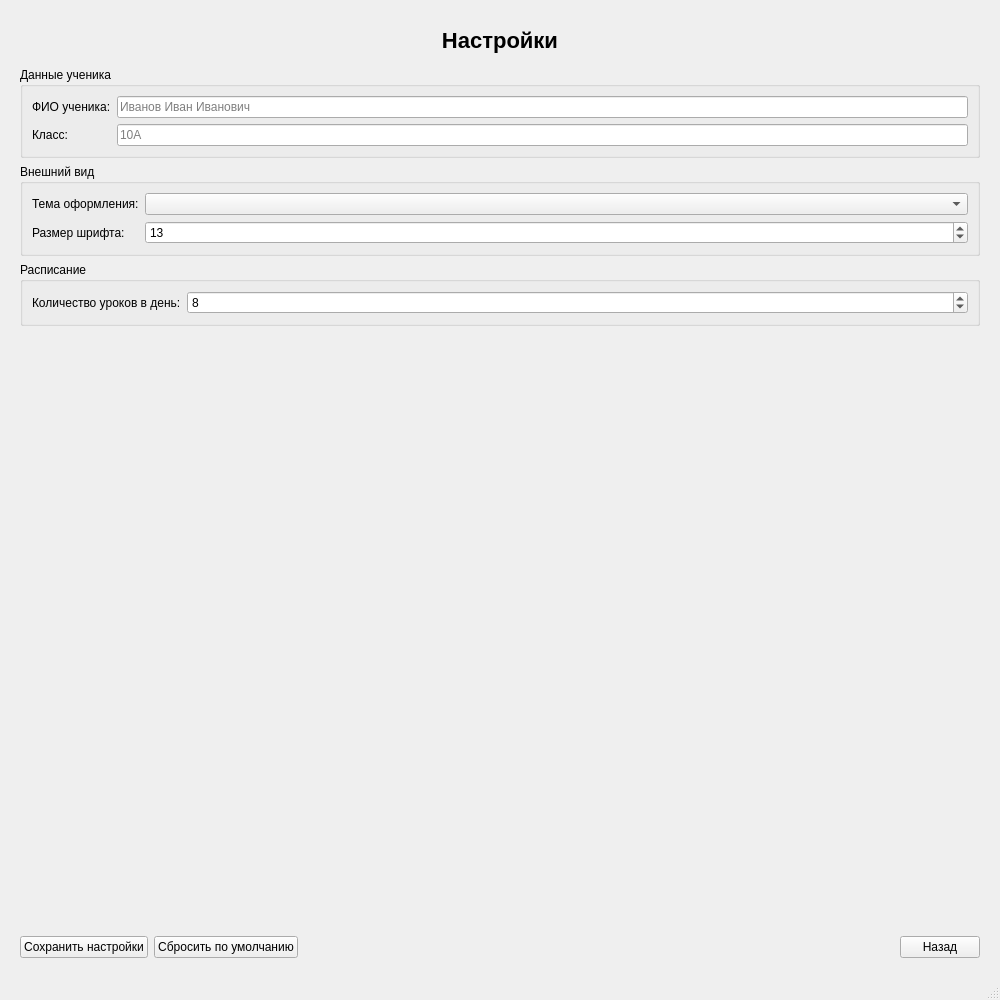
<?xml version="1.0" encoding="UTF-8"?>
<ui version="4.0">
 <class>MainWindow</class>
 <widget class="QMainWindow" name="MainWindow">
  <property name="geometry">
   <rect>
    <x>0</x>
    <y>0</y>
    <width>1000</width>
    <height>1000</height>
   </rect>
  </property>
  <property name="windowTitle">
   <string>Настройки</string>
  </property>
  <widget class="QWidget" name="centralwidget">
   <layout class="QVBoxLayout" name="mainLayout">
    <property name="leftMargin"><number>20</number></property>
    <property name="topMargin"><number>20</number></property>
    <property name="rightMargin"><number>20</number></property>
    <property name="bottomMargin"><number>20</number></property>
    <item>
     <widget class="QLabel" name="title_label">
      <property name="text"><string>Настройки</string></property>
      <property name="alignment"><set>Qt::AlignCenter</set></property>
      <property name="styleSheet"><string notr="true">font-size: 22px; font-weight: bold; padding: 8px;</string></property>
     </widget>
    </item>
    <item>
     <widget class="QGroupBox" name="group_student">
      <property name="title"><string>Данные ученика</string></property>
      <layout class="QFormLayout" name="form_student">
       <item row="0" column="0">
        <widget class="QLabel" name="label_name">
         <property name="text"><string>ФИО ученика:</string></property>
        </widget>
       </item>
       <item row="0" column="1">
        <widget class="QLineEdit" name="line_student_name">
         <property name="placeholderText"><string>Иванов Иван Иванович</string></property>
        </widget>
       </item>
       <item row="1" column="0">
        <widget class="QLabel" name="label_class">
         <property name="text"><string>Класс:</string></property>
        </widget>
       </item>
       <item row="1" column="1">
        <widget class="QLineEdit" name="line_student_class">
         <property name="placeholderText"><string>10А</string></property>
        </widget>
       </item>
      </layout>
     </widget>
    </item>
    <item>
     <widget class="QGroupBox" name="group_appearance">
      <property name="title"><string>Внешний вид</string></property>
      <layout class="QFormLayout" name="form_appearance">
       <item row="0" column="0">
        <widget class="QLabel" name="label_theme">
         <property name="text"><string>Тема оформления:</string></property>
        </widget>
       </item>
       <item row="0" column="1">
        <widget class="QComboBox" name="combo_theme"/>
       </item>
       <item row="1" column="0">
        <widget class="QLabel" name="label_font_size">
         <property name="text"><string>Размер шрифта:</string></property>
        </widget>
       </item>
       <item row="1" column="1">
        <widget class="QSpinBox" name="spin_font_size">
         <property name="minimum"><number>9</number></property>
         <property name="maximum"><number>20</number></property>
         <property name="value"><number>13</number></property>
        </widget>
       </item>
      </layout>
     </widget>
    </item>
    <item>
     <widget class="QGroupBox" name="group_schedule">
      <property name="title"><string>Расписание</string></property>
      <layout class="QFormLayout" name="form_schedule">
       <item row="0" column="0">
        <widget class="QLabel" name="label_lesson_count">
         <property name="text"><string>Количество уроков в день:</string></property>
        </widget>
       </item>
       <item row="0" column="1">
        <widget class="QSpinBox" name="spin_lesson_count">
         <property name="minimum"><number>1</number></property>
         <property name="maximum"><number>12</number></property>
         <property name="value"><number>8</number></property>
        </widget>
       </item>
      </layout>
     </widget>
    </item>
    <item>
     <spacer name="verticalSpacer">
      <property name="orientation"><enum>Qt::Vertical</enum></property>
      <property name="sizeHint" stdset="0"><size><width>20</width><height>40</height></size></property>
     </spacer>
    </item>
    <item>
     <layout class="QHBoxLayout" name="buttonsLayout">
      <item>
       <widget class="QPushButton" name="btn_save_settings">
        <property name="text"><string>Сохранить настройки</string></property>
        <property name="minimumHeight"><number>36</number></property>
       </widget>
      </item>
      <item>
       <widget class="QPushButton" name="btn_reset_settings">
        <property name="text"><string>Сбросить по умолчанию</string></property>
        <property name="minimumHeight"><number>36</number></property>
       </widget>
      </item>
      <item>
       <spacer name="hSpacer">
        <property name="orientation"><enum>Qt::Horizontal</enum></property>
        <property name="sizeHint" stdset="0"><size><width>40</width><height>20</height></size></property>
       </spacer>
      </item>
      <item>
       <widget class="QPushButton" name="btn_back">
        <property name="text"><string>Назад</string></property>
        <property name="minimumHeight"><number>36</number></property>
        <property name="minimumWidth"><number>120</number></property>
       </widget>
      </item>
     </layout>
    </item>
   </layout>
  </widget>
  <widget class="QMenuBar" name="menubar"/>
  <widget class="QStatusBar" name="statusbar"/>
 </widget>
 <resources/>
 <connections/>
</ui>
